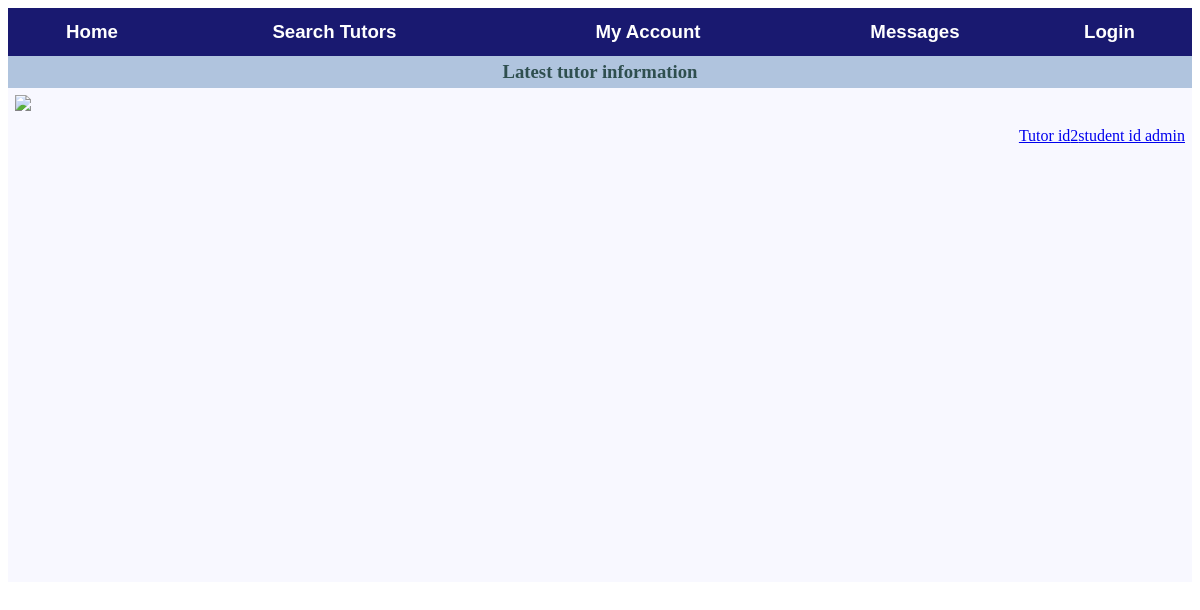
/Tutorial/2/, run on an earlier commit of the app's database.
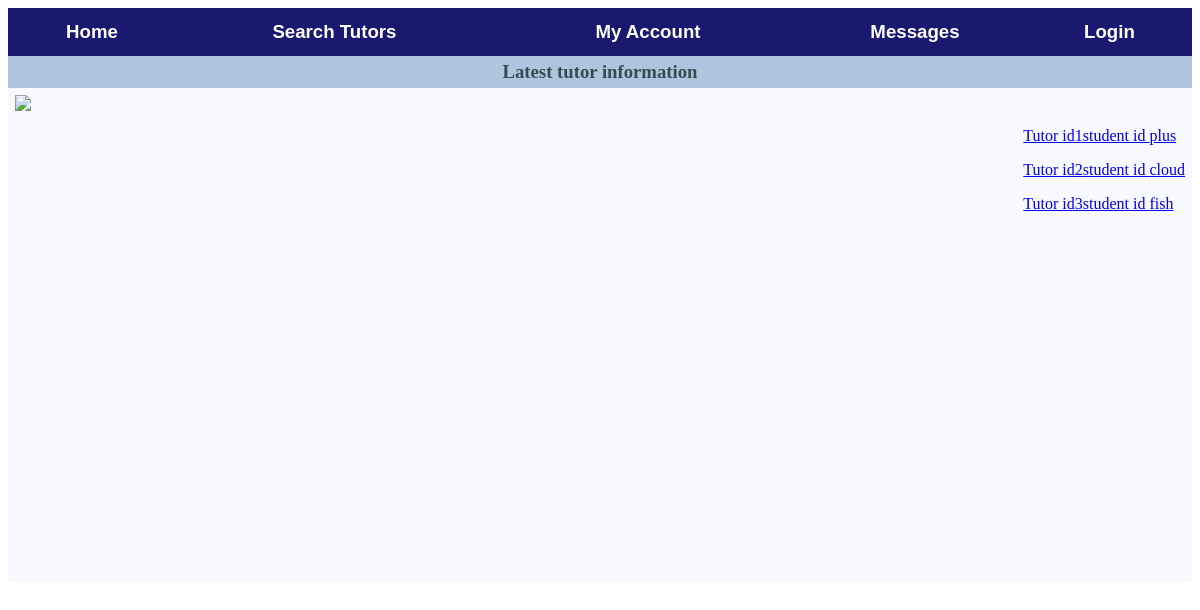
And on a later commit of the database.
### Tutorial/models.py (models this page shows, shortened)
class Tutor(models.Model):
    myuser = models.ForeignKey(MyUser, on_delete=models.CASCADE,null=True)
    timeslot = models.CharField(max_length=336) #todo: should update every half an hour
    hourly_rate = models.IntegerField()

class MyUser(models.Model):
    user = models.ForeignKey(User, on_delete = models.CASCADE )
    wallet = models.ForeignKey(Wallet, on_delete = models.CASCADE)

### Tutorial/views.py (the view)
# urls.py: url(r'^(?P<myuser_id>[0-9]+)/$', views.index, name='index'),
def index(request, myuser_id):
    all_tutors = Tutor.objects.all()
    private_tutors = PrivateTutor.objects.all()
    myuser = get_object_or_404(MyUser, pk=myuser_id)
    params = {"user": myuser, "latest_Tutor_list": all_tutors, 'user': myuser}
    return render(request, 'searchtutors/index.html', params)

### Tutorial/templates/searchtutors/index.html (shortened to what this page needs)
{% extends "Menu.html" %}
{% block content %}
<h3 style="background-color: #B0C4DE; color : #2F4F4F;  padding : 5px; text-align : center; border : 0px solid #708090; margin : 0;">Latest tutor information</h3>
		<div id="TutoInfo" style="background-color : #F8F8FF; padding : 7px; height : 60%;">
			<img src="logo.jpg" style="width : 20%; ">
			<ul style="float : right;  text-align : left; color : #778899;">
				{%for Tutor in latest_Tutor_list%}
				<div>
					<p><a href="{% url 'Tutorial:tutorpage' user.id Tutor.id %}">Tutor id{{Tutor.id}}student id{{ student.id }}   {{Tutor.myuser.user.username}}</a></p>
				</div>
				{%endfor%}
			</ul>
		</div>
{% endblock %}

What changed in the data, as far as the page shows it:
added Tutor: id "1", myuser.user.username "plus"
changed Tutor id 2: myuser.user.username "admin" → "cloud"
added Tutor: id "3", myuser.user.username "fish"
